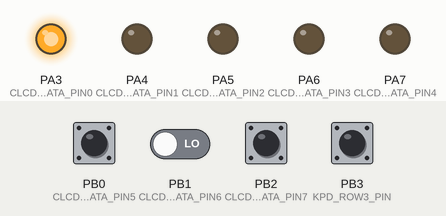
The program below on a simulated ATmega32, built with avr-gcc and emulated at 1 MHz (the files do not name the chip). On the bench: output pins drawn as LEDs (lit = HIGH). Dashed ring = blinking. The inputs (shaded band) are chosen by the test bench; at power-on: PB3 (KPD_ROW3_PIN) HIGH, PB0 (CLCD_DATA_PIN5), PB1 (CLCD_DATA_PIN6), PB2 (CLCD_DATA_PIN7) LOW. Pins used as bus, display or sensor lines are not drawn.

Above: at 1.2 s.
1.3 s: PB2 (CLCD_DATA_PIN7) pulled LOW for 0.15 s
At 1.68 s:
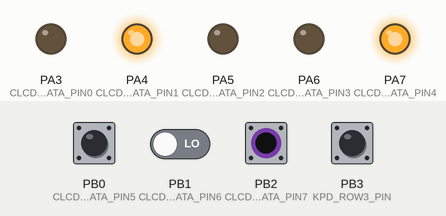
3.3 s: PB0 (CLCD_DATA_PIN5) driven HIGH
At 3.53 s:
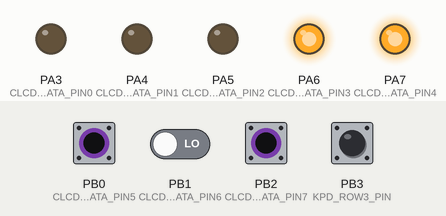
5.2 s: PB1 (CLCD_DATA_PIN6) driven HIGH
At 5.41 s:
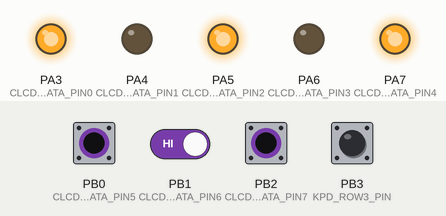
7.1 s: PB3 (KPD_ROW3_PIN) pulled LOW for 0.15 s
At 7.48 s:
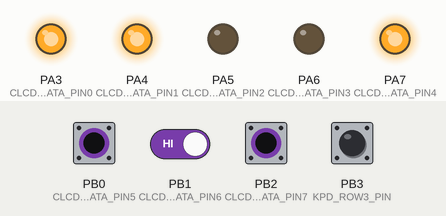
9.1 s: PB0 (CLCD_DATA_PIN5) pulsed LOW 5 times (0.12 s each, 0.3 s apart)
At 9.45 s:
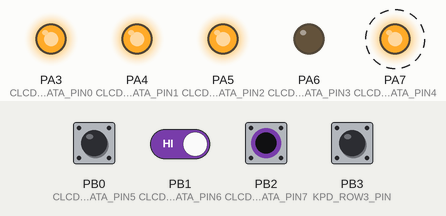
Timing chart, 0 to 12.4 s (numbered marks = the images above; inputs shaded):
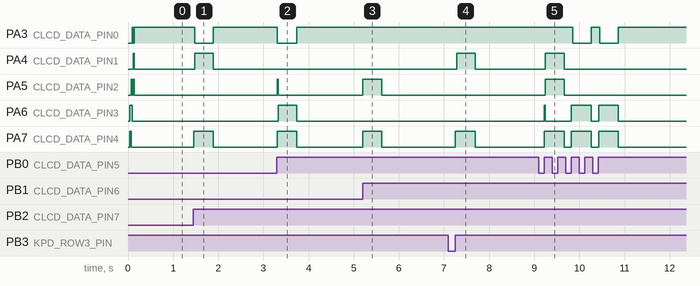

The program:

main.c
```c
/*
 * main.c
 *
 *  Created on: Sep 27, 2023
 *      Author: Doaa Tawfik
 */

#include  "../LIB/STD_TYPES.h"
#include  "../LIB/BIT_MATH.h"
#include  "../LIB/ERROR_STATE.h"

#include  "../MCAL/DIO/DIO_Interface.h"
#include  "../HAL/KeyPad/KeyPad_Interface.h"
#include  "../HAL/Character_LCD/CLCD_Interface.h"

#include  "util/delay.h"

int main()
{
	u8 Local_u8PressedKey;

	CLCD_enuInitialize();
	CLCD_enuClearDisplay();
	KPD_enuInitialize();

	while(1)
	{
		do
		{
			KPD_enuGetPressedKey(&Local_u8PressedKey);
		}while(Local_u8PressedKey == 0xff);
		CLCD_enuWriteNumber(Local_u8PressedKey);
		_delay_ms(300);
		CLCD_enuClearDisplay();


	}
	return  0;
}
```

CLCD_Config.h
```c
/******************************************************/
/******************************************************/
/**************   Author: Doaa Tawfik   ***************/
/**************   Layer:  HAL           ***************/
/**************   SWC:    CLCD          ***************/
/**************   Version: 2.00         ***************/
/******************************************************/
/******************************************************/

#ifndef   CLCD_CONFIG_H_
#define   CLCD_CONFIG_H_

#include  "../../MCAL/DIO/DIO_Interface.h"


/******************************************************/
/*                    CLCD MODE                       */
/******************************************************/

#define     CLCD_MODE                       EIGHT_BIT


/******************************************************/
/*                    Control PINS                    */
/******************************************************/
#define     CLCD_REGISTER_SELECT_PORT       DIO_PORTA
#define     CLCD_REGISTER_SELECT_PIN        DIO_PIN0

#define     CLCD_READ_WRITE_PORT            DIO_PORTA
#define     CLCD_READ_WRITE_PIN             DIO_PIN1

#define     CLCD_ENABLE_PORT                DIO_PORTA
#define     CLCD_ENABLE_PIN                 DIO_PIN2


/******************************************************/
/*                    DATA PINS                       */
/******************************************************/

#define     CLCD_DATA_PORT0                  DIO_PORTA
#define     CLCD_DATA_PIN0                   DIO_PIN3

#define     CLCD_DATA_PORT1                  DIO_PORTA
#define     CLCD_DATA_PIN1                   DIO_PIN4

#define     CLCD_DATA_PORT2                 DIO_PORTA
#define     CLCD_DATA_PIN2                  DIO_PIN5

#define     CLCD_DATA_PORT3                 DIO_PORTA
#define     CLCD_DATA_PIN3                  DIO_PIN6

#define     CLCD_DATA_PORT4                 DIO_PORTA
#define     CLCD_DATA_PIN4                  DIO_PIN7

#define     CLCD_DATA_PORT5                 DIO_PORTB
#define     CLCD_DATA_PIN5                  DIO_PIN0

#define     CLCD_DATA_PORT6                 DIO_PORTB
#define     CLCD_DATA_PIN6                  DIO_PIN1

#define     CLCD_DATA_PORT7                 DIO_PORTB
#define     CLCD_DATA_PIN7                  DIO_PIN2


#endif
```

CLCD_Config.h
```c
/******************************************************/
/******************************************************/
/**************   Author: Doaa Tawfik   ***************/
/**************   Layer:  HAL           ***************/
/**************   SWC:    CLCD          ***************/
/**************   Version: 2.00         ***************/
/******************************************************/
/******************************************************/

#ifndef   CLCD_CONFIG_H_
#define   CLCD_CONFIG_H_

#include  "../../MCAL/DIO/DIO_Interface.h"


/******************************************************/
/*                    CLCD MODE                       */
/******************************************************/

#define     CLCD_MODE                       EIGHT_BIT


/******************************************************/
/*                    Control PINS                    */
/******************************************************/
#define     CLCD_REGISTER_SELECT_PORT       DIO_PORTA
#define     CLCD_REGISTER_SELECT_PIN        DIO_PIN0

#define     CLCD_READ_WRITE_PORT            DIO_PORTA
#define     CLCD_READ_WRITE_PIN             DIO_PIN1

#define     CLCD_ENABLE_PORT                DIO_PORTA
#define     CLCD_ENABLE_PIN                 DIO_PIN2


/******************************************************/
/*                    DATA PINS                       */
/******************************************************/

#define     CLCD_DATA_PORT0                  DIO_PORTA
#define     CLCD_DATA_PIN0                   DIO_PIN3

#define     CLCD_DATA_PORT1                  DIO_PORTA
#define     CLCD_DATA_PIN1                   DIO_PIN4

#define     CLCD_DATA_PORT2                 DIO_PORTA
#define     CLCD_DATA_PIN2                  DIO_PIN5

#define     CLCD_DATA_PORT3                 DIO_PORTA
#define     CLCD_DATA_PIN3                  DIO_PIN6

#define     CLCD_DATA_PORT4                 DIO_PORTA
#define     CLCD_DATA_PIN4                  DIO_PIN7

#define     CLCD_DATA_PORT5                 DIO_PORTC
#define     CLCD_DATA_PIN5                  DIO_PIN0

#define     CLCD_DATA_PORT6                 DIO_PORTC
#define     CLCD_DATA_PIN6                  DIO_PIN1

#define     CLCD_DATA_PORT7                 DIO_PORTC
#define     CLCD_DATA_PIN7                  DIO_PIN2


#endif
```

KeyPad_Config.h
```c
/*****************************************************/
/*****************************************************/
/**************   Author: Doaa Tawfik  ***************/
/**************   Layer: HAL           ***************/
/**************   SWC: KeyPad          ***************/
/**************   Version: 2.00        ***************/
/*****************************************************/
/*****************************************************/


#ifndef  KEYPAD_CONFIG_H_
#define  KEYPAD_CONFIG_H_


#define KPD_NO_PRESSED_KEY      0xff

/*Defining Ports & Pins For Rows*/

#define KPD_ROW0_PORT           DIO_PORTB
#define KPD_ROW0_PIN            DIO_PIN0

#define KPD_ROW1_PORT           DIO_PORTB
#define KPD_ROW1_PIN            DIO_PIN1

#define KPD_ROW2_PORT           DIO_PORTB
#define KPD_ROW2_PIN            DIO_PIN2

#define KPD_ROW3_PORT           DIO_PORTB
#define KPD_ROW3_PIN            DIO_PIN3

/*Defining Ports & Pins For Colums*/

#define KPD_COL0_PORT           DIO_PORTB
#define KPD_COL0_PIN            DIO_PIN4

#define KPD_COL1_PORT           DIO_PORTB
#define KPD_COL1_PIN            DIO_PIN5

#define KPD_COL2_PORT           DIO_PORTB
#define KPD_COL2_PIN            DIO_PIN6

#define KPD_COL3_PORT           DIO_PORTB
#define KPD_COL3_PIN            DIO_PIN7


#define KeyPad_Config { {'0','a','b','c'} , {5,6,7,8} , {9,10,11,12} , {13,14,15,16} }

#endif
```

CLCD_Interface.h
```c
/******************************************************/
/******************************************************/
/**************   Author: Doaa Tawfik   ***************/
/**************   Layer:  HAL           ***************/
/**************   SWC:    CLCD          ***************/
/**************   Version: 2.00         ***************/
/******************************************************/
/******************************************************/

#ifndef   CLCD_INTERFACE_H_
#define   CLCD_INTERFACE_H_


ES_t  CLCD_enuInitialize(void);

ES_t  CLCD_enuSendCommand(u8 Copy_u8Command);

ES_t  CLCD_enuSendCharacter(u8 Copy_u8Character);

ES_t CLCD_enuSendString(const char* Copy_pcString);

ES_t CLCD_enuGoToXY(u8 Copy_u8XPosition  , u8 Copy_u8YPosition);

ES_t CLCD_enuWriteSpecialCharacter(u8* Copy_pu8Pattern , u8 Copy_u8PatternNumber , u8 Copy_u8XPosition  , u8 Copy_u8YPosition);

ES_t CLCD_enuWriteNumber(u32 Copy_u32Number);

ES_t CLCD_enuClearDisplay(void);
ES_t CLCD_enuCursor_OR_Display_Shift(u8 Copy_u8ShiftType);
ES_t CLCD_enuControl_Cursor_Display(u8 Copy_u8State);
ES_t CLCD_enuControl_Cursor_Blink(u8 Copy_u8State);

/*****************************************/


#endif
```

CLCD_Interface.h
```c
/******************************************************/
/******************************************************/
/**************   Author: Doaa Tawfik   ***************/
/**************   Layer:  HAL           ***************/
/**************   SWC:    CLCD          ***************/
/**************   Version: 2.00         ***************/
/******************************************************/
/******************************************************/

#ifndef   CLCD_INTERFACE_H_
#define   CLCD_INTERFACE_H_


ES_t  CLCD_enuInitialize(void);

ES_t  CLCD_enuSendCommand(u8 Copy_u8Command);

ES_t  CLCD_enuSendCharacter(u8 Copy_u8Character);

ES_t CLCD_enuSendString(const char* Copy_pcString);

ES_t CLCD_enuGoToXY(u8 Copy_u8XPosition  , u8 Copy_u8YPosition);

ES_t CLCD_enuWriteSpecialCharacter(u8* Copy_pu8Pattern , u8 Copy_u8PatternNumber , u8 Copy_u8XPosition  , u8 Copy_u8YPosition);

ES_t CLCD_enuWriteNumber(u32 Copy_u32Number);

ES_t CLCD_enuClearDisplay(void);
ES_t CLCD_enuCursor_OR_Display_Shift(u8 Copy_u8ShiftType);
ES_t CLCD_enuControl_Cursor_Display(u8 Copy_u8State);
ES_t CLCD_enuControl_Cursor_Blink(u8 Copy_u8State);

/*****************************************/


#endif
```

KeyPad_Interface.h
```c
/*****************************************************/
/*****************************************************/
/**************   Author: Doaa Tawfik  ***************/
/**************   Layer: HAL           ***************/
/**************   SWC: KeyPad          ***************/
/**************   Version: 2.00        ***************/
/*****************************************************/
/*****************************************************/


#ifndef  KEYPAD_INTERFACE_H_
#define  KEYPAD_INTERFACE_H_

ES_t  KPD_enuInitialize(void);

ES_t  KPD_enuGetPressedKey(u8* Copy_pu8PressedKey);


#endif
```

KeyPad_Program.c
```c
/*****************************************************/
/*****************************************************/
/**************   Author: Doaa Tawfik  ***************/
/**************   Layer: HAL           ***************/
/**************   SWC: KeyPad          ***************/
/**************   Version: 2.00        ***************/
/*****************************************************/
/*****************************************************/

#include  "../../LIB/STD_TYPES.h"
#include  "../../LIB/ERROR_STATE.h"

#include  "../../MCAL/DIO/DIO_Interface.h"

#include  "Keypad_Config.h"
#include  "KeyPad_Interface.h"
#include  "KeyPad_Private.h"

ES_t  KPD_enuInitialize(void)
{

	ES_t  Local_enuErrorState = ES_NOK;

	/*Setting Direction Of Rows AS INPUT*/
	Local_enuErrorState  = DIO_enuSetPinDirection(KPD_ROW0_PORT , KPD_ROW0_PIN , INPUT);
	Local_enuErrorState |= DIO_enuSetPinDirection(KPD_ROW1_PORT , KPD_ROW1_PIN , INPUT);
	Local_enuErrorState |= DIO_enuSetPinDirection(KPD_ROW2_PORT , KPD_ROW2_PIN , INPUT);
	Local_enuErrorState |= DIO_enuSetPinDirection(KPD_ROW3_PORT , KPD_ROW3_PIN , INPUT);

	/*Setting Direction Of Colums AS OUTPUT*/
	Local_enuErrorState |= DIO_enuSetPinDirection(KPD_COL0_PORT , KPD_COL0_PIN , OUTPUT);
	Local_enuErrorState |= DIO_enuSetPinDirection(KPD_COL1_PORT , KPD_COL1_PIN , OUTPUT);
	Local_enuErrorState |= DIO_enuSetPinDirection(KPD_COL2_PORT , KPD_COL2_PIN , OUTPUT);
	Local_enuErrorState |= DIO_enuSetPinDirection(KPD_COL3_PORT , KPD_COL3_PIN , OUTPUT);

	/*Setting Initial Value Of Rows AS HIGH to be (PULL_UP)*/
	Local_enuErrorState |= DIO_enuSetPinValue(KPD_ROW0_PORT , KPD_ROW0_PIN , HIGH);
	Local_enuErrorState |= DIO_enuSetPinValue(KPD_ROW1_PORT , KPD_ROW1_PIN , HIGH);
	Local_enuErrorState |= DIO_enuSetPinValue(KPD_ROW2_PORT , KPD_ROW2_PIN , HIGH);
	Local_enuErrorState |= DIO_enuSetPinValue(KPD_ROW3_PORT , KPD_ROW3_PIN , HIGH);

	/*Setting Initial Value Of Colums AS HIGH */
	Local_enuErrorState |= DIO_enuSetPinValue(KPD_COL0_PORT , KPD_COL0_PIN , HIGH);
	Local_enuErrorState |= DIO_enuSetPinValue(KPD_COL1_PORT , KPD_COL1_PIN , HIGH);
	Local_enuErrorState |= DIO_enuSetPinValue(KPD_COL2_PORT , KPD_COL2_PIN , HIGH);
	Local_enuErrorState |= DIO_enuSetPinValue(KPD_COL3_PORT , KPD_COL3_PIN , HIGH);

	return Local_enuErrorState;

}

ES_t  KPD_enuGetPressedKey(u8* Copy_pu8PressedKey)
{
	ES_t  Local_enuErrorState = ES_NOK;

	u8 Local_u8RowIndex , Local_u8ColumnIndex , Local_Pin_State;


	/*Local Array to hold values of Keypad*/
	static u8 Local_u8KPDConfig[ROWS_NUM][COLUMS_NUM] = KeyPad_Config;

	/*2 Arrays For Colums & rows Pins*/
	static u8 Local_u8KPDColumnsArrayPins[COLUMS_NUM] = {KPD_COL0_PIN , KPD_COL1_PIN , KPD_COL2_PIN , KPD_COL3_PIN};
	static u8 Local_u8KPDRowsArrayPins[ROWS_NUM] = {KPD_ROW0_PIN , KPD_ROW1_PIN , KPD_ROW2_PIN , KPD_ROW3_PIN};
	/*2 Arrays For Colums & rows Ports*/
	static u8 Local_u8KPDColumnsArrayPorts[COLUMS_NUM] = {KPD_COL0_PORT , KPD_COL1_PORT, KPD_COL2_PORT , KPD_COL3_PORT};
	static u8 Local_u8KPDRowsArrayPorts[ROWS_NUM] = {KPD_ROW0_PORT, KPD_ROW1_PORT , KPD_ROW2_PORT , KPD_ROW3_PORT};

	if(Copy_pu8PressedKey != NULL)
	{
		*Copy_pu8PressedKey = KPD_NO_PRESSED_KEY;

		for(Local_u8ColumnIndex = 0 ; Local_u8ColumnIndex < COLUMS_NUM ; Local_u8ColumnIndex++)
		{
			/* Activation Current Column by setting its value with LOW */
			Local_enuErrorState = DIO_enuSetPinValue(Local_u8KPDColumnsArrayPorts[Local_u8ColumnIndex] , Local_u8KPDColumnsArrayPins[Local_u8ColumnIndex] , LOW);

			for(Local_u8RowIndex = 0 ; Local_u8RowIndex < ROWS_NUM ; Local_u8RowIndex++)
			{
				/*Reading Current Row Value*/
				Local_enuErrorState |= DIO_enuGetPinValue(Local_u8KPDRowsArrayPorts[Local_u8RowIndex] , Local_u8KPDRowsArrayPins[Local_u8RowIndex] , &Local_Pin_State);

				/*Checking on Pin State*/
				if(Local_Pin_State == LOW)
				{
					*Copy_pu8PressedKey = Local_u8KPDConfig[Local_u8RowIndex][Local_u8ColumnIndex];
					/*Polling(Busy Waiting until key is released)*/
					while(Local_Pin_State == LOW)
					{
						Local_enuErrorState |= DIO_enuGetPinValue(Local_u8KPDRowsArrayPorts[Local_u8RowIndex] , Local_u8KPDRowsArrayPins[Local_u8RowIndex] , &Local_Pin_State);
					}
					return Local_enuErrorState;
				}
			}
			/* Deactivate Current Column by setting its value with HIGH */
			DIO_enuSetPinValue(Local_u8KPDColumnsArrayPorts[Local_u8ColumnIndex] , Local_u8KPDColumnsArrayPins[Local_u8ColumnIndex] , HIGH);
		}
	}
	else
	{
		Local_enuErrorState = ES_NULL_POINTER;
	}

	return Local_enuErrorState;
}
```

DIO_Interface.h
```c
/******************************************************/
/******************************************************/
/**************   Author: Doaa Tawfik   ***************/
/**************   Layer:  MCAL          ***************/
/**************   SWC:    DIO           ***************/
/**************   Version: 2.00         ***************/
/******************************************************/
/******************************************************/


#ifndef  DIO_INTERFACE_H_
#define  DIO_INTERFACE_H_

#include  "../../LIB/ERROR_STATE.h"
#include  "../../LIB/STD_TYPES.h"

#define   DIO_PORTA         1
#define   DIO_PORTB         2
#define   DIO_PORTC         3
#define   DIO_PORTD         4


#define   DIO_PIN0          0
#define   DIO_PIN1          1
#define   DIO_PIN2          2
#define   DIO_PIN3          3
#define   DIO_PIN4          4
#define   DIO_PIN5          5
#define   DIO_PIN6          6
#define   DIO_PIN7          7


#define   OUTPUT            1
#define   INPUT             0


#define   HIGH              1
#define   LOW               0


ES_t  DIO_enuSetPortValue(u8 Copy_u8Port , u8 Copy_u8Value);
ES_t  DIO_enuSetPinValue(u8 Copy_u8Port , u8 Copy_u8Pin , u8 Copy_u8Value);


ES_t  DIO_enuClearPortValue(u8 Copy_u8Port);

ES_t  DIO_enuTogglePortValue(u8 Copy_u8Port);
ES_t  DIO_enuTogglePinValue(u8 Copy_u8Port , u8 Copy_u8Pin);


ES_t  DIO_enuGetPortValue(u8 Copy_u8Port , u8* Copy_pu8ReturnValue);
ES_t  DIO_enuGetPinValue(u8 Copy_u8Port , u8 Copy_u8Pin , u8* Copy_pu8ReturnValue);

ES_t  DIO_enuSetPinDirection(u8 Copy_u8Port , u8 Copy_u8Pin , u8 Copy_u8Direction);
ES_t  DIO_enuSetPortDirection(u8 Copy_u8Port , u8 Copy_u8Direction);


#endif
```

CLCD_Private.h
```c
/******************************************************/
/******************************************************/
/**************   Author: Doaa Tawfik   ***************/
/**************   Layer:  HAL           ***************/
/**************   SWC:    CLCD          ***************/
/**************   Version: 2.00         ***************/
/******************************************************/
/******************************************************/

#ifndef   CLCD_PRIVATE_H_
#define   CLCD_PRIVATE_H_

#define    NULL_CHARACTER               '\0'

#define    EIGHT_BIT                    8
#define    FOUR_BIT                     4

/*Function Set 0b00111000*/
#define    FUNCTION_SET_EIGHT_BIT       0x38

/*Function Set 0b00101000*/
#define    FUNCTION_SET_FOUR_BIT        0x28


/*Display on/off 0b00001100*/
#define    DISPLAY_ON_OFF               0x0c

/*Display Clear  0b00000001*/
#define    DISPLAY_CLEAR                0x01

/*Entry Mode Set  0b00000110*/
#define    ENTRY_MODE_SET               0x06


#endif
```

BIT_MATH.h
```c
/*****************************************************/
/*****************************************************/
/**************   Author: Doaa Tawfik  ***************/
/**************   Layer: LIBRARY       ***************/
/**************   Version: 1.00        ***************/
/*****************************************************/
/*****************************************************/
#ifndef BIT_MATH_H_
#define BIT_MATH_H_

#define SET_BIT(VAR , BIT_NUM) (VAR|=(1<<BIT_NUM))
#define CLEAR_BIT(VAR , BIT_NUM) (VAR&=(~(1<<BIT_NUM)))
#define TOGGLE_BIT(VAR , BIT_NUM) (VAR^=(1<<BIT_NUM))
#define GET_BIT(VAR , BIT_NUM) (1&(VAR>>BIT_NUM))

#endif
```

ERROR_STATE.h
```c
#ifndef ERROR_STATE_H_
#define ERROR_STATE_H_

typedef enum
{
	ES_NOK ,
	ES_OK ,
	ES_NULL_POINTER,
	ES_OUT_OF_RANGE
}ES_t;


#endif
```

DIO_Config.h
```c
/******************************************************/
/******************************************************/
/**************   Author: Doaa Tawfik   ***************/
/**************   Layer:  MCAL          ***************/
/**************   SWC:    DIO           ***************/
/**************   Version: 2.00         ***************/
/******************************************************/
/******************************************************/


#ifndef  DIO_CONFIG_H_
#define  DIO_CONFIG_H_


#endif
```

Source omitted: CLCD_Program.c (25333 bytes), CLCD_Program.c (23730 bytes), STD_TYPES.h (822 bytes), DIO_Interface.h (1615 bytes), DIO_Private.h (1190 bytes), DIO_Program.c (15345 bytes), DIO_Register.h (1017 bytes), CLCD_Private.h (1027 bytes), KeyPad_Private.h (574 bytes), BIT_MATH.h (652 bytes), ERROR_STATE.h (132 bytes), STD_TYPES.h (822 bytes)

Measured:
- after the input at 1.3 s, PA3 (CLCD_DATA_PIN0): HIGH → LOW after 0.18 s, → HIGH 0.41 s later; PA4 (CLCD_DATA_PIN1): LOW → HIGH after 0.18 s, → LOW 0.41 s later; PA7 (CLCD_DATA_PIN4): LOW → HIGH after 0.15 s, → LOW 0.44 s later
- after the input at 3.3 s, PA3 (CLCD_DATA_PIN0): HIGH → LOW at once, → HIGH 0.44 s later; PA5 (CLCD_DATA_PIN2): LOW → HIGH at once, → LOW 0.02 s later; PA6 (CLCD_DATA_PIN3): LOW → HIGH at once, → LOW 0.41 s later; PA7 (CLCD_DATA_PIN4): LOW → HIGH at once, → LOW 0.44 s later
- after the input at 5.2 s, PA5 (CLCD_DATA_PIN2), PA7 (CLCD_DATA_PIN4): LOW → HIGH at once, → LOW 0.41 s later
- after the input at 7.1 s, PA4 (CLCD_DATA_PIN1): LOW → HIGH after 0.18 s, → LOW 0.41 s later; PA7 (CLCD_DATA_PIN4): LOW → HIGH after 0.15 s, → LOW 0.44 s later
- after the input at 9.1 s, PA3 (CLCD_DATA_PIN0): alternates HIGH for 0.19 s and LOW for 0.41 s, 4 changes in all, then stays HIGH, starting after 0.75 s; PA4 (CLCD_DATA_PIN1): LOW → HIGH after 0.15 s, → LOW 0.41 s later
- by itself, PA5 (CLCD_DATA_PIN2): alternates HIGH for 0.02 s and LOW for 0.02 s, 4 changes in all, then stays LOW
